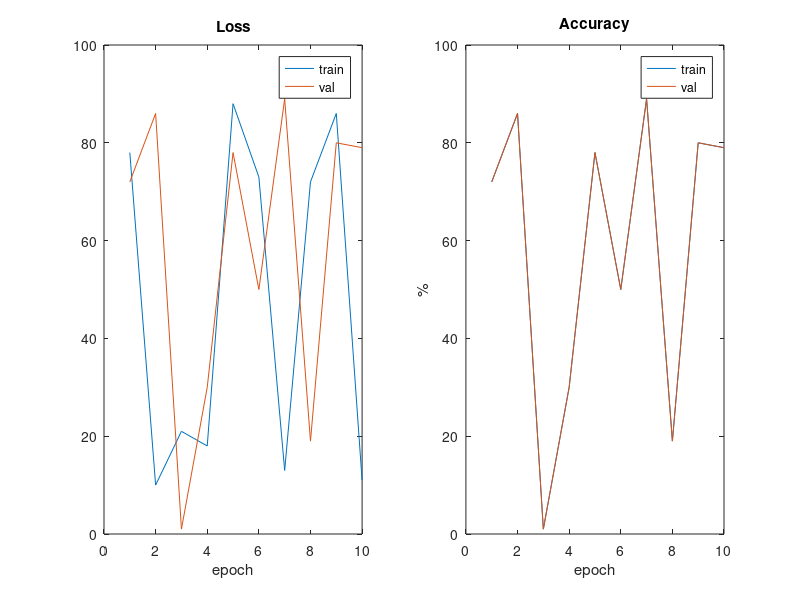

The MATLAB script that drew this image:
function tmp()
    
loss = randi(100,10,1);
acy = randi(100,10,1);

subplot(1,2,1)
plot(loss) 
hold;
plot(acy)
title('Loss')
xlabel('epoch')
legend('train','val')

subplot(1,2,2)
plot(acy)
hold;
plot(acy)
title('Accuracy')
xlabel('epoch') 
ylabel('%')
legend('train','val')

